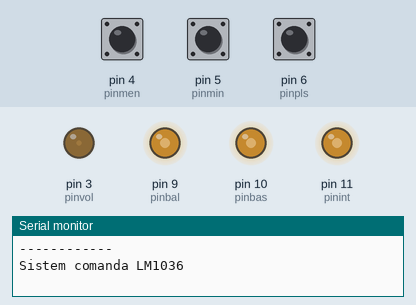
The sketch below on a simulated Arduino Uno, built with avr-gcc and run on an emulated ATmega328P. On the bench: output pins drawn as LEDs (lit = HIGH), the last lines printed to the serial monitor. The test bench sets the inputs (shaded band); at power-on: pin 4 (pinmen) HIGH, pin 6 (pinpls) HIGH, pin 5 (pinmin) HIGH.

Above: at 1.2 s.
1.3 s: pin 4 (pinmen) pulled LOW for 0.15 s
2.9 s: pin 6 (pinpls) pulled LOW for 3.2 s
At 6.4 s:
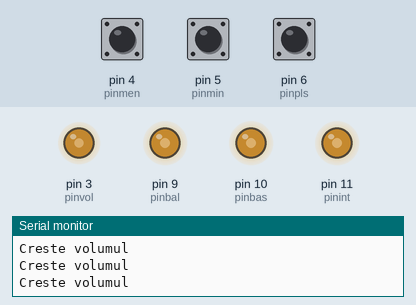
7.6 s: pin 6 (pinpls) pulled LOW for 1 s
At 7.97 s:
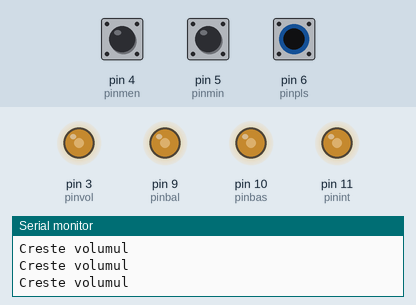
10.1 s: pin 6 (pinpls) pulled LOW for 3.2 s
At 14.3 s:
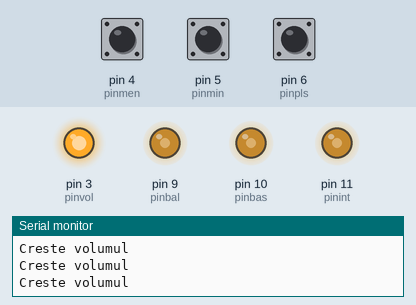
14.8 s: pin 5 (pinmin) pulled LOW for 0.15 s
At 15.5 s:
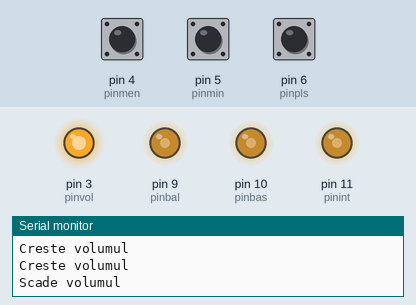
16.5 s: pin 4 (pinmen) pulled LOW for 1 s
Timing chart, 0 to 19.5 s (numbered marks = the images above; inputs shaded):
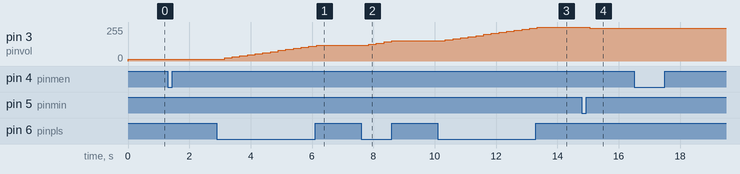

Measured:
- after the input at 2.9 s, pin 3 (pinvol): moves from 15/255 to 119/255 over 3.0 s, starting after 0.25 s
- after the input at 7.6 s, pin 3 (pinvol): 119/255 → 127/255 after 0.25 s, → 135/255 0.25 s later, → 143/255 0.25 s later, → 151/255 0.25 s later
- after the input at 10.1 s, pin 3 (pinvol): moves from 151/255 to 255/255 over 3.0 s, starting after 0.25 s
- after the input at 14.8 s, pin 3 (pinvol): 255/255 → 247/255 after 0.25 s

The sketch:

LM1036_ver0.ino
```cpp
// sistem comanda LM1036 - sketch sris de BNicu FLORICA (niq_ro)
// ver.0 - sketch initial, 25.02.2017

// definim pini cu control PWN care au frecventa maxima de 32kHz
#define pinvol 3
#define pinbal 9
#define pinbas 10
#define pinint 11

// defini butoane
#define pinmen 4
#define pinmin 5
#define pinpls 6

int volum=15;
int balans=127;   // balans la jumate
int bas=127;
int inalte=127;

byte nivel = 0; // 0 - functionare normala
                // > 0 modificare valori


void setup()
{

Serial.begin(9600);
Serial.println("------------");
Serial.println("Sistem comanda LM1036 ");

setPwmFrequency(pinvol, 1);  // frecventa pwm 32kHz
setPwmFrequency(pinbal, 1);  // frecventa pwm 32kHz
setPwmFrequency(pinbas, 1);  // frecventa pwm 32kHz
setPwmFrequency(pinint, 1);  // frecventa pwm 32kHz

pinMode(pinvol, OUTPUT);
pinMode(pinbal, OUTPUT);
pinMode(pinbas, OUTPUT);
pinMode(pinint, OUTPUT);

analogWrite(pinvol, volum);
analogWrite(pinbal, balans);
analogWrite(pinbas, bas);
analogWrite(pinint, inalte);

pinMode(pinmen, INPUT);
pinMode(pinmin, INPUT);
pinMode(pinpls, INPUT);

digitalWrite(pinmen, HIGH);
digitalWrite(pinmin, HIGH);
digitalWrite(pinpls, HIGH);

} // sfarsit parte setare


void setPwmFrequency(int pin, int divisor) { // http://playground.arduino.cc/Code/PwmFrequency
  byte mode;
  if(pin == 5 || pin == 6 || pin == 9 || pin == 10) {
    switch(divisor) {
      case 1: mode = 0x01; break;
      case 8: mode = 0x02; break;
      case 64: mode = 0x03; break;
      case 256: mode = 0x04; break;
      case 1024: mode = 0x05; break;
      default: return;
    }
    if(pin == 5 || pin == 6) {
      TCCR0B = TCCR0B & 0b11111000 | mode;
    } else {
      TCCR1B = TCCR1B & 0b11111000 | mode;
    }
  } else if(pin == 3 || pin == 11) {
    switch(divisor) {
      case 1: mode = 0x01; break;
      case 8: mode = 0x02; break;
      case 32: mode = 0x03; break;
      case 64: mode = 0x04; break;
      case 128: mode = 0x05; break;
      case 256: mode = 0x06; break;
      case 1024: mode = 0x07; break;
      default: return;
    }
    TCCR2B = TCCR2B & 0b11111000 | mode;
  }
}   // terminare subrutina de frecventa


void loop()
{

if (nivel == 0)
{
/*
analogWrite(pinvol, volum);
analogWrite(pinbal, balans);
analogWrite(pinbas, bas);
analogWrite(pinint, inalte);
*/
if (digitalRead(pinmen) == LOW)
{
  nivel = nivel + 1;
  Serial.println("Reglaj volum");
  delay(250);
}
}  // sfarsit nivel 0

if (nivel == 1)
{
if (digitalRead(pinmen) == LOW)
{
  nivel = nivel + 1;
  Serial.println("Reglaj balans");
  delay(250);
}

if (digitalRead(pinmin) == LOW)
{
  volum = volum - 8;
  Serial.println("Scade volumul");
  delay(250);
}
if (digitalRead(pinpls) == LOW)
{
  volum = volum + 8;
  Serial.println("Creste volumul");
  delay(250);
}

if (volum > 255) volum = 255;
if (volum <0) volum = 0;
analogWrite(pinvol, volum);
}  // sfarsit nivel 1


if (nivel == 2)
{
if (digitalRead(pinmen) == LOW)
{
  nivel = nivel + 1;
  Serial.println("Reglaj bas");
  delay(250);
}

if (digitalRead(pinmin) == LOW)
{
  balans = balans - 8;
  Serial.println("Balans spre stanga");
  delay(250);
}
if (digitalRead(pinpls) == LOW)
{
  balans = balans + 8;
  Serial.println("Balans spre dreapta");
  delay(250);
}

if (balans > 255) balans = 255;
if (balans <0) balans = 0;
analogWrite(pinbal, balans);
}  // sfarsit nivel 2

if (nivel == 3)
{
if (digitalRead(pinmen) == LOW)
{
  nivel = nivel + 1;
  Serial.println("Reglaj inalte");
  delay(250);
}

if (digitalRead(pinmin) == LOW)
{
  bas = bas - 8;
  Serial.println("Scade basul");
  delay(250);
}
if (digitalRead(pinpls) == LOW)
{
  bas = bas + 8;
  Serial.println("Creste basul");
  delay(250);
}

if (bas > 255) bas = 255;
if (bas <0) bas = 0;
analogWrite(pinbas, bas);
}  // sfarsit nivel 3


if (nivel == 4)
{
if (digitalRead(pinmen) == LOW)
{
  nivel = 0;
  Serial.println("Functionare normala");
  delay(250);
}

if (digitalRead(pinmin) == LOW)
{
  inalte = inalte - 8;
  Serial.println("Scad inaltele");
  delay(250);
}
if (digitalRead(pinpls) == LOW)
{
  inalte = inalte + 8;
  Serial.println("Cresc inaltele");
  delay(250);
}

if (inalte > 255) inalte = 255;
if (inalte <0) inalte = 0;
analogWrite(pinint, inalte);
}  // sfarsit nivel 3


}  // sfarsit program principoal
```
